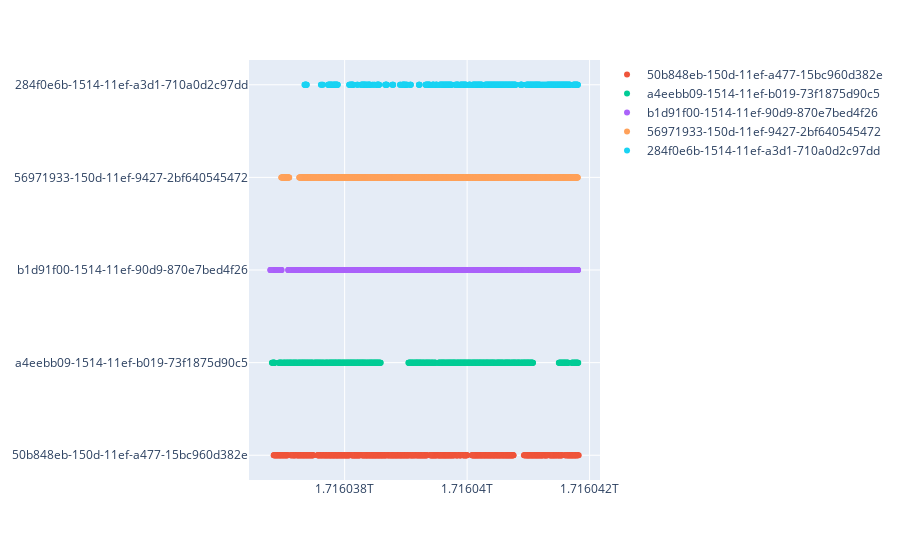

Here is the notebook cell this chart was saved with:
### Code cell
# plot timestamps
fig = px.scatter()
for team in teams:
    fig.add_scatter(x=timestamps[team], y=[team] * len(timestamps[team]), mode='markers', name=team)
fig.show()

### Figure 1 — Plotly figure (JSON) as saved in the notebook; plotly's stock layout.template omitted (floating-point values rounded to 4 significant figures; data arrays with more than 128 entries replaced by an {"elided": "..."} marker saying what was removed)
{"data": [{"hovertemplate": "<extra></extra>", "legendgroup": "", "marker": {"color": "#636efa", "symbol": "circle"}, "mode": "markers", "name": "", "orientation": "v", "showlegend": false, "type": "scatter", "xaxis": "x", "yaxis": "y"}, {"mode": "markers", "name": "50b848eb-150d-11ef-a477-15bc960d382e", "type": "scatter", "x": {"elided": "983 int values"}, "y": {"elided": "983 str values"}}, {"mode": "markers", "name": "a4eebb09-1514-11ef-b019-73f1875d90c5", "type": "scatter", "x": {"elided": "843 int values"}, "y": {"elided": "843 str values"}}, {"mode": "markers", "name": "b1d91f00-1514-11ef-90d9-870e7bed4f26", "type": "scatter", "x": {"elided": "1203 int values"}, "y": {"elided": "1203 str values"}}, {"mode": "markers", "name": "56971933-150d-11ef-9427-2bf640545472", "type": "scatter", "x": {"elided": "1040 int values"}, "y": {"elided": "1040 str values"}}, {"mode": "markers", "name": "284f0e6b-1514-11ef-a3d1-710a0d2c97dd", "type": "scatter", "x": {"elided": "654 int values"}, "y": {"elided": "654 str values"}}], "layout": {"legend": {"tracegroupgap": 0}, "margin": {"t": 60}, "xaxis": {"anchor": "y", "domain": [0, 1]}, "yaxis": {"anchor": "x", "domain": [0, 1]}}}
